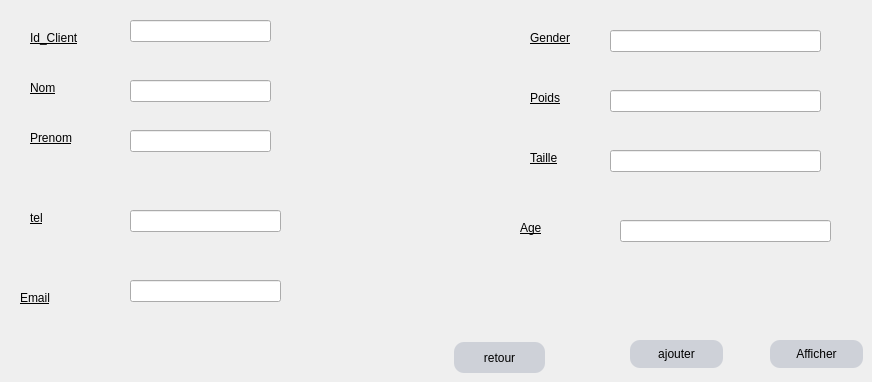
      <widget class="QWidget" name="tab">
       <attribute name="title">
        <string>Ajouter Client</string>
       </attribute>
       <widget class="QLabel" name="label">
        <property name="geometry">
         <rect>
          <x>30</x>
          <y>30</y>
          <width>61</width>
          <height>16</height>
         </rect>
        </property>
        <property name="styleSheet">
         <string notr="true">color: rgb(0, 0, 0);
border-color: rgb(255, 255, 255);
text-decoration: underline;
font: 75 10pt &quot;MS Shell Dlg 2&quot;;
</string>
        </property>
        <property name="text">
         <string>Id_Client</string>
        </property>
       </widget>
       <widget class="QLineEdit" name="lineEdit_id">
        <property name="geometry">
         <rect>
          <x>130</x>
          <y>20</y>
          <width>141</width>
          <height>22</height>
         </rect>
        </property>
       </widget>
       <widget class="QLabel" name="label_2">
        <property name="geometry">
         <rect>
          <x>30</x>
          <y>80</y>
          <width>55</width>
          <height>16</height>
         </rect>
        </property>
        <property name="styleSheet">
         <string notr="true">color: rgb(0, 0, 0);
border-color: rgb(255, 255, 255);
text-decoration: underline;
font: 75 10pt &quot;MS Shell Dlg 2&quot;;
</string>
        </property>
        <property name="text">
         <string>Nom</string>
        </property>
       </widget>
       <widget class="QLabel" name="label_3">
        <property name="geometry">
         <rect>
          <x>30</x>
          <y>130</y>
          <width>55</width>
          <height>16</height>
         </rect>
        </property>
        <property name="styleSheet">
         <string notr="true">color: rgb(0, 0, 0);
border-color: rgb(255, 255, 255);
text-decoration: underline;
font: 75 10pt &quot;MS Shell Dlg 2&quot;;
</string>
        </property>
        <property name="text">
         <string>Prenom</string>
        </property>
       </widget>
       <widget class="QLineEdit" name="lineEdit_nom">
        <property name="geometry">
         <rect>
          <x>130</x>
          <y>80</y>
          <width>141</width>
          <height>22</height>
         </rect>
        </property>
       </widget>
       <widget class="QLineEdit" name="lineEdit_prenom">
        <property name="geometry">
         <rect>
          <x>130</x>
          <y>130</y>
          <width>141</width>
          <height>22</height>
         </rect>
        </property>
       </widget>
       <widget class="QLabel" name="label_4">
        <property name="geometry">
         <rect>
          <x>30</x>
          <y>210</y>
          <width>55</width>
          <height>16</height>
         </rect>
        </property>
        <property name="styleSheet">
         <string notr="true">color: rgb(0, 0, 0);
border-color: rgb(255, 255, 255);
text-decoration: underline;
font: 75 10pt &quot;MS Shell Dlg 2&quot;;
</string>
        </property>
        <property name="text">
         <string>tel</string>
        </property>
       </widget>
       <widget class="QLabel" name="label_5">
        <property name="geometry">
         <rect>
          <x>20</x>
          <y>290</y>
          <width>55</width>
          <height>16</height>
         </rect>
        </property>
        <property name="styleSheet">
         <string notr="true">color: rgb(0, 0, 0);
border-color: rgb(255, 255, 255);
text-decoration: underline;
font: 75 10pt &quot;MS Shell Dlg 2&quot;;
</string>
        </property>
        <property name="text">
         <string>Email</string>
        </property>
       </widget>
       <widget class="QLineEdit" name="lineEdit_tel">
        <property name="geometry">
         <rect>
          <x>130</x>
          <y>210</y>
          <width>151</width>
          <height>22</height>
         </rect>
        </property>
       </widget>
       <widget class="QLineEdit" name="lineEdit_mail">
        <property name="geometry">
         <rect>
          <x>130</x>
          <y>280</y>
          <width>151</width>
          <height>22</height>
         </rect>
        </property>
       </widget>
       <widget class="QLabel" name="label_6">
        <property name="geometry">
         <rect>
          <x>530</x>
          <y>90</y>
          <width>55</width>
          <height>16</height>
         </rect>
        </property>
        <property name="styleSheet">
         <string notr="true">color: rgb(0, 0, 0);
border-color: rgb(255, 255, 255);
text-decoration: underline;
font: 75 10pt &quot;MS Shell Dlg 2&quot;;
</string>
        </property>
        <property name="text">
         <string>Poids</string>
        </property>
       </widget>
       <widget class="QLabel" name="label_7">
        <property name="geometry">
         <rect>
          <x>530</x>
          <y>150</y>
          <width>55</width>
          <height>16</height>
         </rect>
        </property>
        <property name="styleSheet">
         <string notr="true">color: rgb(0, 0, 0);
border-color: rgb(255, 255, 255);
text-decoration: underline;
font: 75 10pt &quot;MS Shell Dlg 2&quot;;
</string>
        </property>
        <property name="text">
         <string>Taille</string>
        </property>
       </widget>
       <widget class="QLabel" name="label_8">
        <property name="geometry">
         <rect>
          <x>530</x>
          <y>30</y>
          <width>55</width>
          <height>16</height>
         </rect>
        </property>
        <property name="styleSheet">
         <string notr="true">color: rgb(0, 0, 0);
border-color: rgb(255, 255, 255);
text-decoration: underline;
font: 75 10pt &quot;MS Shell Dlg 2&quot;;
</string>
        </property>
        <property name="text">
         <string>Gender</string>
        </property>
       </widget>
       <widget class="QLabel" name="label_9">
        <property name="geometry">
         <rect>
          <x>520</x>
          <y>220</y>
          <width>55</width>
          <height>16</height>
         </rect>
        </property>
        <property name="styleSheet">
         <string notr="true">color: rgb(0, 0, 0);
border-color: rgb(255, 255, 255);
text-decoration: underline;
font: 75 10pt &quot;MS Shell Dlg 2&quot;;
</string>
        </property>
        <property name="text">
         <string>Age</string>
        </property>
       </widget>
       <widget class="QPushButton" name="pushButton_ajouter1">
        <property name="geometry">
         <rect>
          <x>630</x>
          <y>340</y>
          <width>93</width>
          <height>28</height>
         </rect>
        </property>
        <property name="styleSheet">
         <string notr="true">
QPushButton{
background:#ced1d8;
border-style:outset;
border-radius:10px;
}
QPushButton:pressed{
background-color:rgb(224,0,0);
border-style:inset;}
QPushButton:hover {
    background-color:rgb(5, 255, 0);
    }
</string>
        </property>
        <property name="text">
         <string>ajouter</string>
        </property>
       </widget>
       <widget class="QLineEdit" name="lineEdit_g">
        <property name="geometry">
         <rect>
          <x>610</x>
          <y>30</y>
          <width>211</width>
          <height>22</height>
         </rect>
        </property>
       </widget>
       <widget class="QLineEdit" name="lineEdit_p">
        <property name="geometry">
         <rect>
          <x>610</x>
          <y>90</y>
          <width>211</width>
          <height>22</height>
         </rect>
        </property>
       </widget>
       <widget class="QLineEdit" name="lineEdit_t">
        <property name="geometry">
         <rect>
          <x>610</x>
          <y>150</y>
          <width>211</width>
          <height>22</height>
         </rect>
        </property>
       </widget>
       <widget class="QLineEdit" name="lineEdit_a">
        <property name="geometry">
         <rect>
          <x>620</x>
          <y>220</y>
          <width>211</width>
          <height>22</height>
         </rect>
        </property>
       </widget>
       <widget class="QPushButton" name="pushButton_9">
        <property name="geometry">
         <rect>
          <x>770</x>
          <y>340</y>
          <width>93</width>
          <height>28</height>
         </rect>
        </property>
        <property name="styleSheet">
         <string notr="true">
QPushButton{
background:#ced1d8;
border-style:outset;
border-radius:10px;
}
QPushButton:pressed{
background-color:rgb(224,0,0);
border-style:inset;}
QPushButton:hover {
    background-color:rgb(5, 255, 0);
    }
</string>
        </property>
        <property name="text">
         <string>Afficher</string>
        </property>
       </widget>
       <widget class="QPushButton" name="retour_z_2">
        <property name="geometry">
         <rect>
          <x>454</x>
          <y>342</y>
          <width>91</width>
          <height>31</height>
         </rect>
        </property>
        <property name="styleSheet">
         <string notr="true">
QPushButton{
background:#ced1d8;
border-style:outset;
border-radius:10px;
}
QPushButton:pressed{
background-color:rgb(224,0,0);
border-style:inset;}
QPushButton:hover {
    background-color:rgb(5, 255, 0);
    }
</string>
        </property>
        <property name="text">
         <string>retour</string>
        </property>
       </widget>
      </widget>
